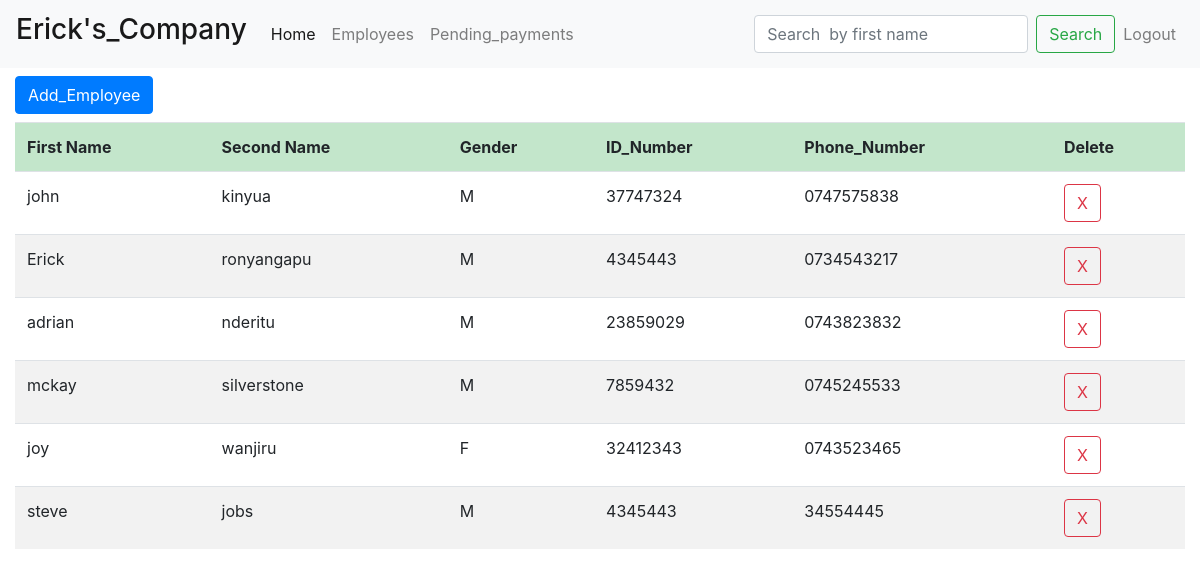
Page /workerslist/ (signed in) on the committed database.
### activity/models.py (models this page shows, shortened)
class worker(models.Model):
    First_Name = models.CharField(max_length= 200)
    Middle_Name = models.CharField(max_length= 200,null=True)
    Gender = models.CharField(max_length= 200,choices=CATEGORY,null=True)
    Id_Number = models.CharField(max_length= 200,null=True,blank=True)
    Phone = models.CharField(max_length=30)
    @staticmethod
    def total_pending_payments():
        total_salary = attendance.objects.filter(presentstatus='Present',paystatus='Pending').aggregate(models.Sum('salary'))['salary__sum'] or 0
        return total_salary

### activity/views.py (the view)
# urls.py: path('workerslist/', workerslist,name='workerslist'),
@login_required
def workerslist(request):
    workers=worker.objects.all()
    p= worker.total_pending_payments()
    if request.method == 'POST':
        form=workerform(request.POST)
        if form.is_valid():
            form.save()
            return redirect('workerslist')
    else:
        form=workerform()
    context={
        'workers':workers,
        'form':form,
        'p':p
    }
    return render(request,'workers.html',context)

### activity/forms.py
class workerform(forms.ModelForm):
    class Meta:
        model = worker
        fields = '__all__'
        widgets = {
            'First_Name' : forms.TextInput(attrs={'class':'form-control'}),
            'Middle_Name' : forms.TextInput(attrs={'class':'form-control'}),
            'Phone' : forms.TextInput(attrs={'class':'form-control'}),
            'Gender' : forms.Select(attrs={'class':'form-control'}),
            'Id_Number' : forms.TextInput(attrs={'class':'form-control'})
        }

### Templates/workers.html (shortened to what this page needs)
{%extends 'base.html'%}
{%load static%}
{%block content%}
<div class="row py-2">
    <div class="col-2"><button class="btn btn-primary" type="button" id="addemployee">Add_Employee</button></div>
</div>
<div class="row">
    <div class="col" id="table">
        <table class="table table-striped" >
        <tr class="table-success"><th>First Name</th><th>Second Name</th><th>Gender</th>
            <th>ID_Number</th><th>Phone_Number</th><th>Delete</th></tr>
        {%for worker in workers%}
        <tr><td>{{worker.First_Name}}</td><td>{{worker.Middle_Name}}</td><td>{{worker.Gender}}</td>
            <td>{{worker.Id_Number}}</td><td>{{worker.Phone}}</td>
            <td><a href="{%url 'deleteworker' worker.id%}"><button class="btn btn-outline-danger">X</button></a></td>
        </tr>
        {%endfor%}
        </table>
    </div>
</div>
{%endblock content%}

### Templates/base.html (shortened to what this page needs)
{%load static%}
<!DOCTYPE html>
<html lang="en">
<head>
    <link rel="stylesheet" type="text/css" href="{% static 'css/bootstrap.min.css' %}">
</head>
<body>
    <nav class="navbar navbar-expand-lg navbar-light bg-light">
        <a class="navbar-brand" href="{%url 'attendancelist'%}"><h3>Erick's_Company</h3></a>
        <div class="collapse navbar-collapse" id="navbarSupportedContent">
          <ul class="navbar-nav mr-auto">
            <li class="nav-item active">
              <a class="nav-link" href="{%url 'attendancelist'%}">Home <span class="sr-only">(current)</span></a>
            </li>
            <li class="nav-item">
              <a class="nav-link" href="{%url 'workerslist'%}">Employees</a>
            </li>
            <li class="nav-item">
              <a class="nav-link" href="{%url 'salaryview'%}">Pending_payments</a>
            </li>
          </ul>
          <form class="form-inline my-2 my-lg-0" method="get" action="{%url 'searchbar'%}">
            <input class="form-control mr-sm-2" type="text" name="query" placeholder="Search  by first name">
            <button class="btn btn-outline-success my-2 my-sm-0" type="submit">Search</button>
          </form>
          <ul class="navbar-nav">
            <li class="nav-item">
              <a class="nav-link" href="{%url 'logout'%}">Logout</a>
            </li>
          </ul>
        </div>
    </nav>
    <div class="container-fluid">
        {%block content%}
        {%endblock content%}
    </div>
</body>
</html>

### rows in the picture
worker: First_Name "john", Middle_Name "kinyua", Gender "M", Id_Number "37747324", Phone "0747575838"
worker: First_Name "Erick", Middle_Name "ronyangapu", Gender "M", Id_Number "4345443", Phone "0734543217"
worker: First_Name "adrian", Middle_Name "nderitu", Gender "M", Id_Number "23859029", Phone "0743823832"
worker: First_Name "mckay", Middle_Name "silverstone", Gender "M", Id_Number "7859432", Phone "0745245533"
worker: First_Name "joy", Middle_Name "wanjiru", Gender "F", Id_Number "32412343", Phone "0743523465"
worker: First_Name "steve", Middle_Name "jobs", Gender "M", Id_Number "4345443", Phone "34554445"
